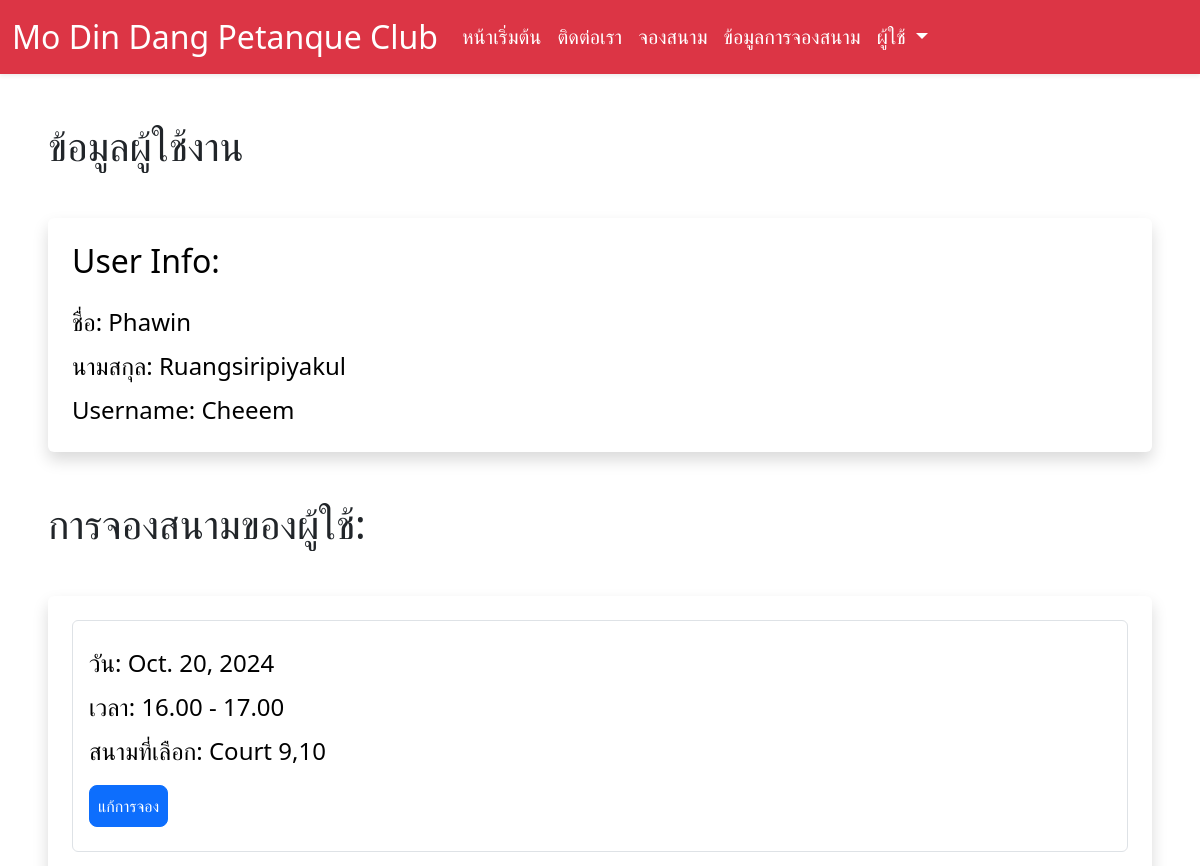
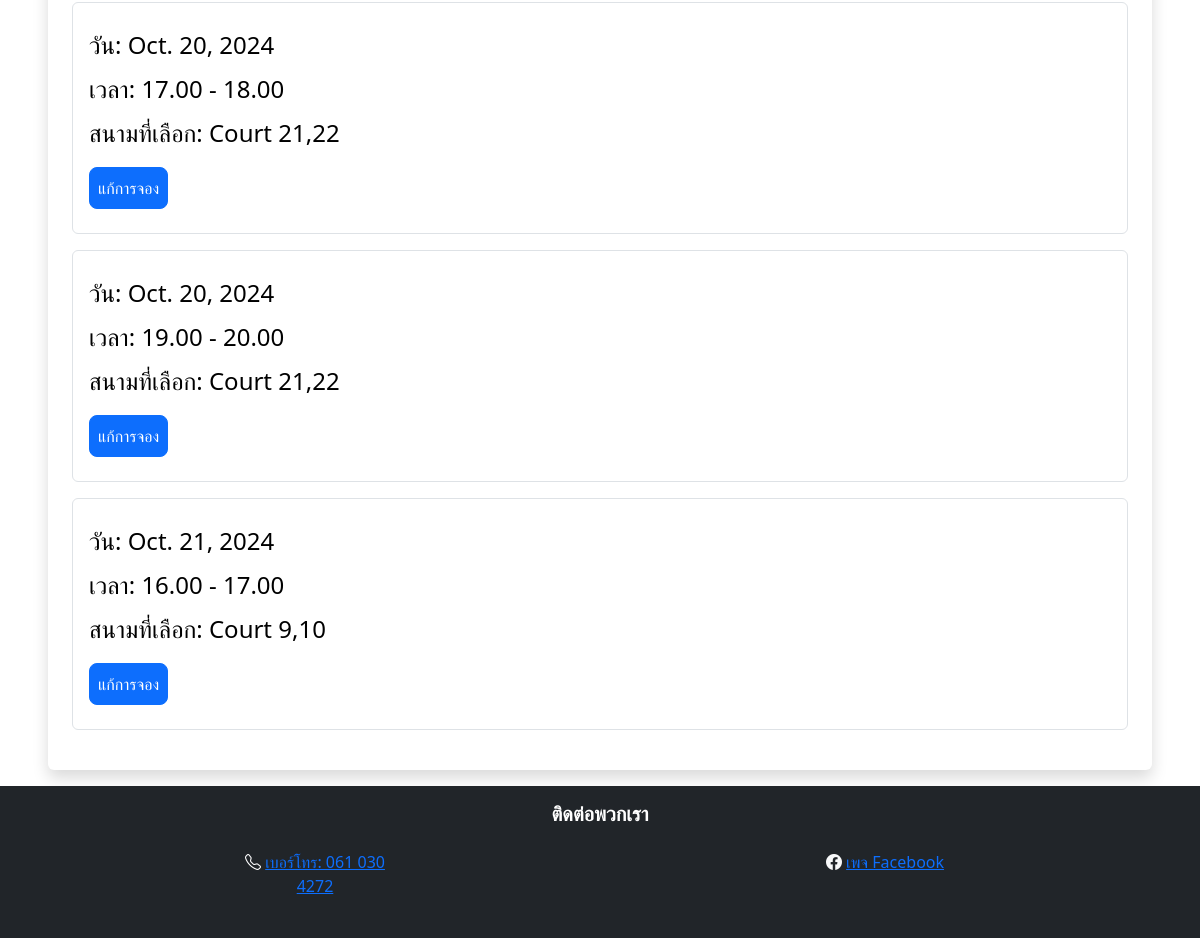
The page /user-panel (signed in) on the database its author committed (2 pictures, top to bottom).
### reserve/models.py (models this page shows, shortened)
class Appointment(models.Model):
    user = models.ForeignKey(User, on_delete=models.CASCADE, null=True, blank=True)
    service = models.CharField(max_length=50, choices=SERVICE_CHOICES, default="Court 3,4")
    day = models.DateField(default=datetime.now)
    time = models.CharField(max_length=30, choices=TIME_CHOICES, default="16.00 - 17.00")
    time_ordered = models.DateTimeField(default=datetime.now, blank=True)

### reserve/views.py (the view)
# urls.py: path('user-panel', views.userPanel, name='userPanel'),
def userPanel(request):
    user = request.user
    appointments = Appointment.objects.filter(user=user).order_by('day', 'time')
    return render(request, 'userPanel.html', {
        'user':user,
        'appointments':appointments,
    })

### reserve/templates/userPanel.html (shortened to what this page needs)
{% extends 'layout.html' %}
{% load static %}
{% block body %}
{% if user.is_authenticated %}
<h1 class=" ms-5 mt-5 ">ข้อมูลผู้ใช้งาน</h1>
<div class="shadow p-4 mb-5 bg-body bg-body rounded text-black  m-5 ">
    <h2 class="">User Info:</h2>
    <ul class="list-group fs-4 mt-3">
            <li class="list-group mt-2">ชื่อ: {{ user.first_name }}</li>
            <li class="list-group mt-2">นามสกุล: {{ user.last_name }}</li>
            <li class="list-group mt-2">Username: {{ user.username }}</li>
    </ul>
</div>
{% if appointments.count > 0 %}
<div class="mt-5 ">
    <h1 class=" ms-5">การจองสนามของผู้ใช้:</h1>
    <div class="shadow p-4 mb-3 bg-body bg-body rounded text-black  m-5">
        {% for appointment in appointments %}
        <div class="list-group fs-4 border p-3 mb-3">
            <p class="list-group mt-2">วัน: {{ appointment.day }}</p>
            <p class="list-group mt-2">เวลา: {{ appointment.time }}</p>
            <p class="list-group mt-2">สนามที่เลือก: {{ appointment.service }}</p>
            <div class="mt-3 mb-2">
                <a class="btn btn-primary rounded-3 p-2" href="{% url 'userUpdate' appointment.id %}">แก้การจอง</a>
            </div>
        </div>
        {% endfor %}
    </div>
</div>
{% endif %}
{% else %}
<div class="shadow p-4 mb-5 bg-body bg-body rounded text-black  m-5">
    <h1 class="p-2  ms-3">โปรดเข้าสู่ระบบ!</h1>
    <a href="{% url 'login' %}" class="btn btn-primary text-white">เข้าสู่ระบบ</a>
</div>
{% endif %}
{% endblock %}

### rows shown on the page
Appointment: day "Oct. 20, 2024", time "16.00 - 17.00", service "Court 9,10"
Appointment: day "Oct. 20, 2024", time "17.00 - 18.00", service "Court 21,22"
Appointment: day "Oct. 20, 2024", time "19.00 - 20.00", service "Court 21,22"
Appointment: day "Oct. 21, 2024", time "16.00 - 17.00", service "Court 9,10"

### other values the page prints
{{ user.first_name }} "Phawin"
{{ user.last_name }} "Ruangsiripiyakul"
{{ user.username }} "Cheeem"
